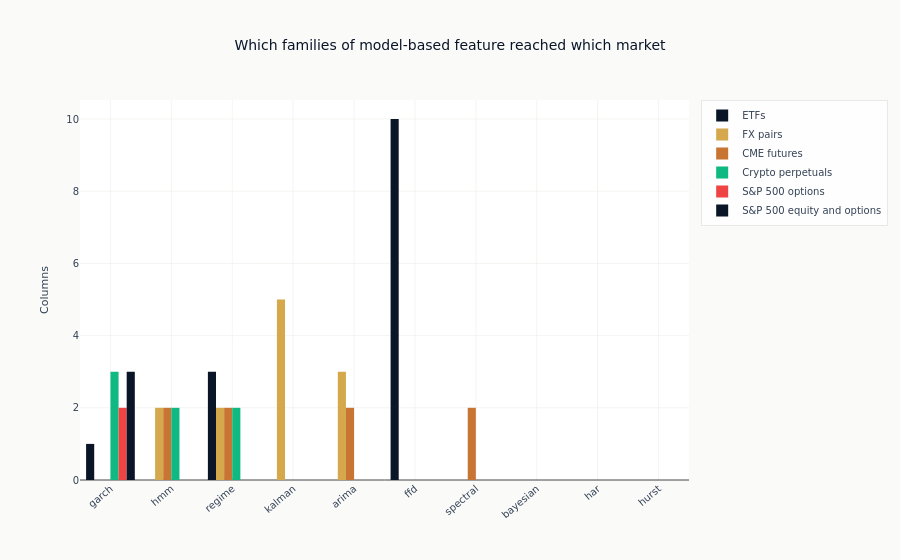

Write notebook code for a chart like this one.
### Markdown cell above
## The same counts by family

The grouped chart is the naming coverage drawn: how many of the nine markets have a column whose
name carries each family's token. It is a picture of what was built and how it was named, and it
supports neither of the two conclusions a reader will reach for. A family appearing in one
market is not therefore asset-specific, since another market may have built it under a different
name or not built it for reasons of scope rather than fit. And a family appearing everywhere is
not therefore general, since nothing here says it predicted anything in any of them.

### Code cell
if family_rows:
    # ml4t_palette caps at the palette's own length, so it is cycled rather than indexed.
    palette = ml4t_palette(len(family_rows), categorical=True)
    figure = go.Figure()
    for position, row in enumerate(family_rows):
        color = palette[position % len(palette)]
        figure.add_trace(
            go.Bar(
                name=row["case study"],
                x=list(FAMILY_TOKENS),
                y=[row[token] for token in FAMILY_TOKENS],
                marker_color=color,
            )
        )
    figure.update_layout(
        title="Which families of model-based feature reached which market",
        yaxis_title="Columns",
        barmode="group",
        xaxis_tickangle=-40,
    )
    show_plotly_with_alt(
        figure,
        "A grouped bar chart with one group per model family and one bar per case study inside "
        "it, showing how many columns each market contributed to each family. Most groups are "
        "occupied by a few markets rather than all of them, and three families - bayesian, "
        "har and hurst - carry no bars at all.",
    )

### Figure 1 — Plotly figure (JSON) as saved in the notebook; plotly's stock layout.template omitted (floating-point values rounded to 4 significant figures)
{"data": [{"marker": {"color": "#0a1628"}, "name": "ETFs", "type": "bar", "x": ["garch", "hmm", "regime", "kalman", "arima", "ffd", "spectral", "bayesian", "har", "hurst"], "y": [1, 0, 3, 0, 0, 10, 0, 0, 0, 0]}, {"marker": {"color": "#D4A84B"}, "name": "FX pairs", "type": "bar", "x": ["garch", "hmm", "regime", "kalman", "arima", "ffd", "spectral", "bayesian", "har", "hurst"], "y": [0, 2, 2, 5, 3, 0, 0, 0, 0, 0]}, {"marker": {"color": "#C87533"}, "name": "CME futures", "type": "bar", "x": ["garch", "hmm", "regime", "kalman", "arima", "ffd", "spectral", "bayesian", "har", "hurst"], "y": [0, 2, 2, 0, 2, 0, 2, 0, 0, 0]}, {"marker": {"color": "#10b981"}, "name": "Crypto perpetuals", "type": "bar", "x": ["garch", "hmm", "regime", "kalman", "arima", "ffd", "spectral", "bayesian", "har", "hurst"], "y": [3, 2, 2, 0, 0, 0, 0, 0, 0, 0]}, {"marker": {"color": "#ef4444"}, "name": "S&P 500 options", "type": "bar", "x": ["garch", "hmm", "regime", "kalman", "arima", "ffd", "spectral", "bayesian", "har", "hurst"], "y": [2, 0, 0, 0, 0, 0, 0, 0, 0, 0]}, {"marker": {"color": "#0a1628"}, "name": "S&P 500 equity and options", "type": "bar", "x": ["garch", "hmm", "regime", "kalman", "arima", "ffd", "spectral", "bayesian", "har", "hurst"], "y": [3, 0, 0, 0, 0, 0, 0, 0, 0, 0]}], "layout": {"barmode": "group", "title": {"text": "Which families of model-based feature reached which market"}, "xaxis": {"tickangle": -40}, "yaxis": {"title": {"text": "Columns"}}}}
